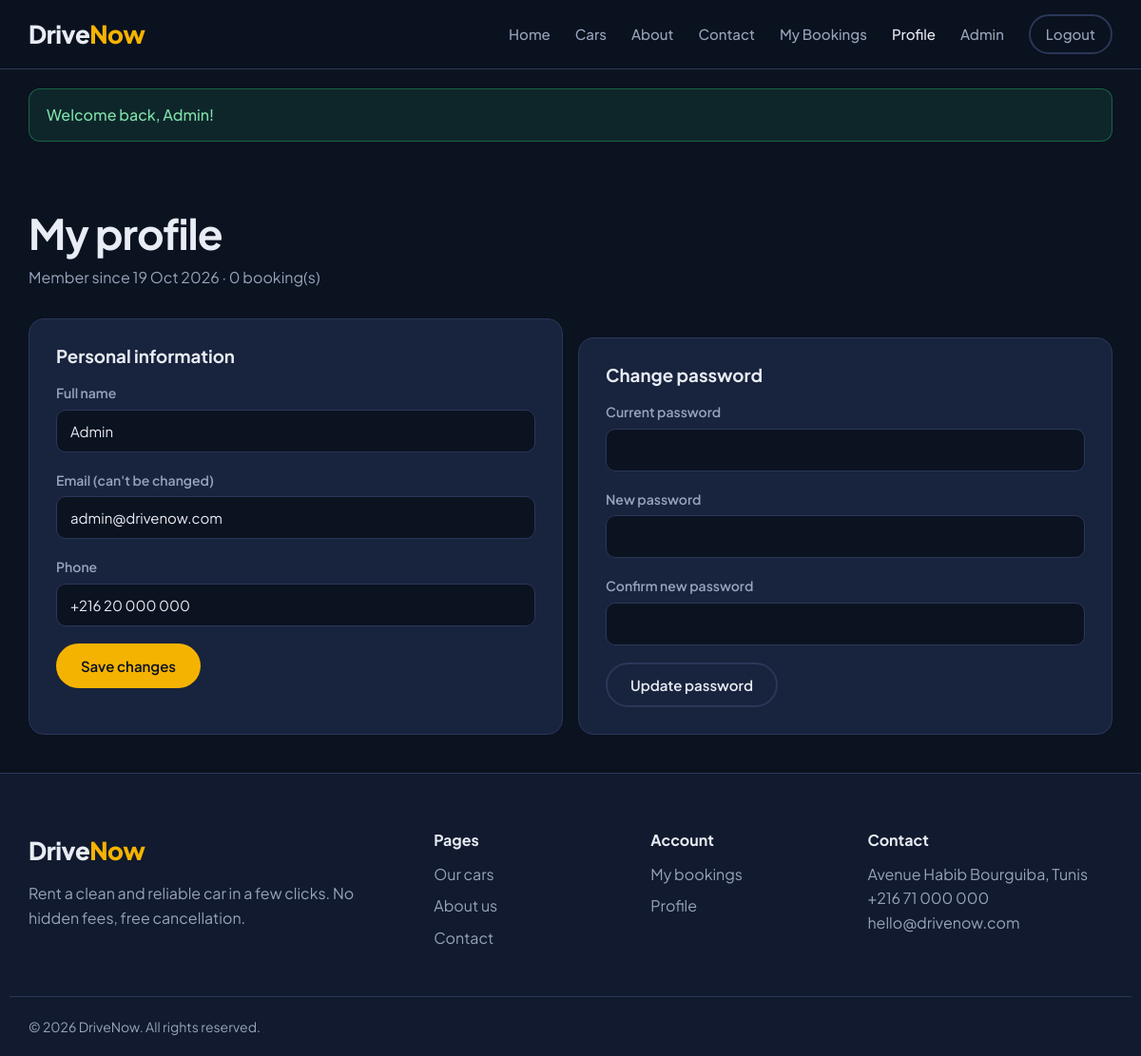
The app's page /profile.php (signed in) with its own data.
### tables this page shows
CREATE TABLE users (
    id INT AUTO_INCREMENT PRIMARY KEY,
    name VARCHAR(100) NOT NULL,
    email VARCHAR(150) NOT NULL UNIQUE,
    phone VARCHAR(30),
    password VARCHAR(255) NOT NULL,
    role ENUM('user', 'admin') NOT NULL DEFAULT 'user',
    created_at DATETIME DEFAULT CURRENT_TIMESTAMP
);

### profile.php (the view, shortened to what this page needs)
<?php
require_once "includes/db.php";
require_once "includes/functions.php";
$user_id = $_SESSION['user_id'];
function get_user($conn, $user_id)
{
    $stmt = mysqli_prepare($conn, "SELECT * FROM users WHERE id = ?");
    mysqli_stmt_bind_param($stmt, "i", $user_id);
    mysqli_stmt_execute($stmt);
    return mysqli_fetch_assoc(mysqli_stmt_get_result($stmt));
}
$user = get_user($conn, $user_id);
$stmt = mysqli_prepare($conn, "SELECT COUNT(*) AS total FROM bookings WHERE user_id = ?");
mysqli_stmt_bind_param($stmt, "i", $user_id);
mysqli_stmt_execute($stmt);
$total_bookings = mysqli_fetch_assoc(mysqli_stmt_get_result($stmt))['total'];
require_once "includes/header.php";
?>
<section class="page-header">
    <div class="container">
        <h1>My profile</h1>
        <p class="muted">Member since <?php echo format_date($user['created_at']); ?> &middot; <?php echo $total_bookings; ?> booking(s)</p>
    </div>
</section>
<section class="container">
    <div class="form-row">
        <div class="box">
            <h3>Personal information</h3>
            <form method="post">
                <div class="form-group">
                    <label for="name">Full name</label>
                    <input type="text" name="name" id="name" value="<?php echo e($user['name']); ?>" required>
                </div>
                <div class="form-group">
                    <label for="email">Email (can't be changed)</label>
                    <input type="email" id="email" value="<?php echo e($user['email']); ?>" disabled>
                </div>
                <div class="form-group">
                    <label for="phone">Phone</label>
                    <input type="text" name="phone" id="phone" value="<?php echo e($user['phone']); ?>">
                </div>
                <button type="submit" class="btn btn-primary">Save changes</button>
            </form>
        </div>
        <div class="box">
            <h3>Change password</h3>
            <form method="post">
                <div class="form-group">
                    <label for="current_password">Current password</label>
                    <input type="password" name="current_password" id="current_password" required>
                </div>
                <div class="form-group">
                    <label for="new_password">New password</label>
                    <input type="password" name="new_password" id="new_password" required>
                </div>
                <div class="form-group">
                    <label for="confirm_password">Confirm new password</label>
                    <input type="password" name="confirm_password" id="confirm_password" required>
                </div>
                <button type="submit" class="btn btn-outline">Update password</button>
            </form>
        </div>
    </div>
</section>
<?php require_once "includes/footer.php"; ?>

### css/style.css (style rules this page uses)
:root { --navy-900: #0b1220; --navy-800: #111a2e; --navy-700: #18233d; --navy-600: #23304f; --border: #2a3758; --text: #e8ecf4; --muted: #97a3ba; --accent: #f5b301; --accent-hover: #ffc629; --green: #2fbf71; --red: #ef5b5b; --blue: #4c8dff; --radius: 16px; }
* { margin: 0; padding: 0; box-sizing: border-box; }
body { font-family: 'Plus Jakarta Sans', Arial, sans-serif; background: var(--navy-900); color: var(--text); font-size: 16px; line-height: 1.6; }
h1, h2, h3, h4 { line-height: 1.2; font-weight: 700; }
.container { width: 100%; max-width: 1180px; margin: 0 auto; padding: 0 20px; }
.muted { color: var(--muted); }
.btn { display: inline-block; padding: 12px 24px; border-radius: 999px; border: 2px solid transparent; font-family: inherit; font-size: 15px; font-weight: 600; cursor: pointer; transition: 0.2s; text-align: center; }
.btn-primary { background: var(--accent); color: var(--navy-900); }
.btn-outline { border-color: var(--border); color: var(--text); background: transparent; }
.page-header { padding: 50px 0 30px; }
.page-header h1 { font-size: 44px; letter-spacing: -1px; margin-bottom: 8px; }
.box { background: var(--navy-700); border: 1px solid var(--border); border-radius: var(--radius); padding: 28px; }
.box h2, .box h3 { margin-bottom: 16px; }
.box + .box { margin-top: 20px; }
.form-group { margin-bottom: 18px; }
.form-row { display: grid; grid-template-columns: 1fr 1fr; gap: 16px; }
label { display: block; font-size: 14px; font-weight: 600; margin-bottom: 6px; color: var(--muted); }
input, select, textarea { width: 100%; padding: 12px 14px; background: var(--navy-900); border: 1px solid var(--border); border-radius: 10px; color: var(--text); font-family: inherit; font-size: 15px; }

### records on screen
users: created_at "19 Oct 2026", name "Admin", email "admin@drivenow.com", phone "+216 20 000 000"

### other values on screen
$label "Home Cars About Contact My Bookings Profile"
$_SESSION['message'] "Welcome back, Admin!"
$total_bookings "0"
